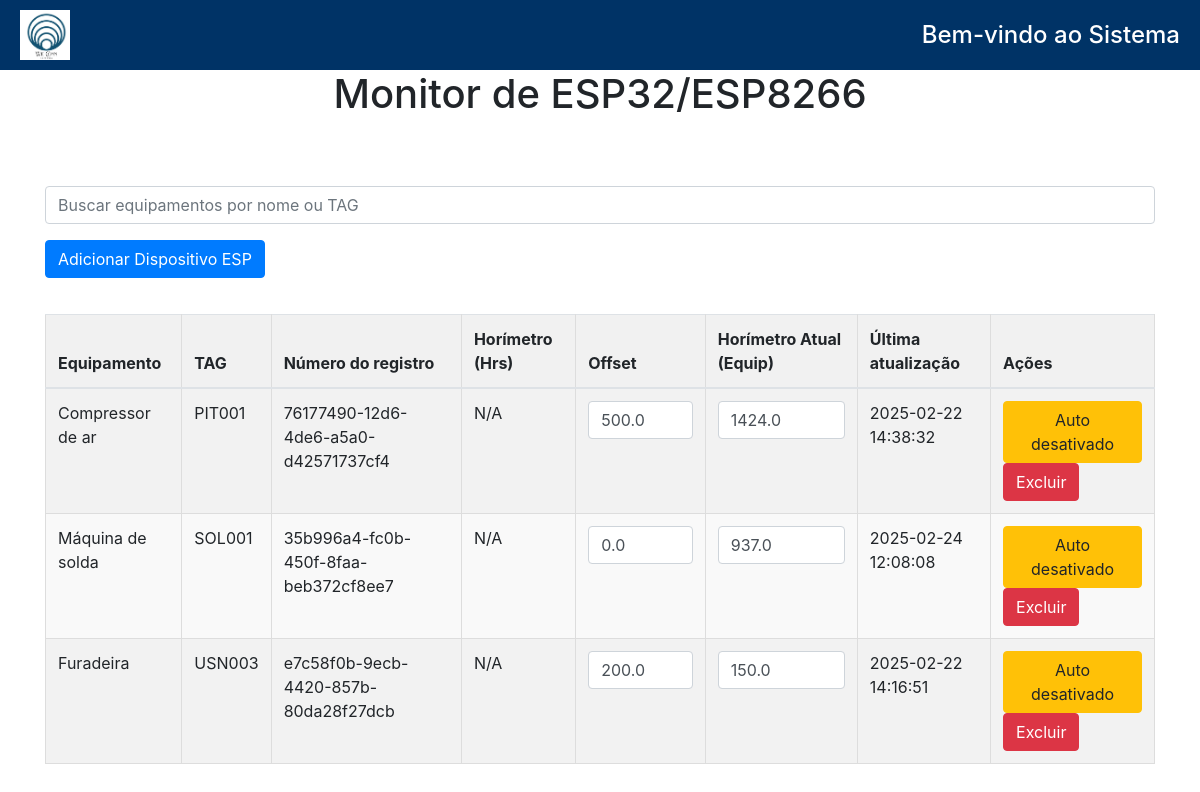
/device_list (signed in), run on the app's committed database.
### monitorESP/models.py (models this page shows, shortened)
class ESP32Device(models.Model):
    registration_number = models.UUIDField(default=uuid.uuid4, unique=True)
    equipamento = models.ForeignKey(
        'CadEquip.Equipamento',
        on_delete=models.CASCADE,
        related_name='esp_devices',
        null=True,
        blank=True
    )
    horimetro = models.FloatField(null=True, blank=True)
    horimetro_offset = models.FloatField(default=0)
    atualizacao_automatica = models.BooleanField(default=False)
    last_update = models.DateTimeField(auto_now=True)

### CadEquip/models.py (models this page shows, shortened)
class Equipamento(models.Model):
    CLASSIFICACAO = [
        ('a', 'A'),
        ('b', 'B'),
        ('c', 'C'),
    ]
    nome = models.CharField(max_length=200)
    tag = models.CharField(max_length=200, unique=True)
    patrimonio = models.CharField(
        max_length=200,
        unique=True,
        blank=True,  # Allow blank values
        null=True   # Allow null values
    )
    modelo = models.CharField(max_length=200)
    fabricante = models.CharField(max_length=200)
    numero_serie = models.CharField(max_length=200, unique=False, blank=True, null=True)
    ano_fabricacao = models.CharField(max_length=200, blank=True, null=True)
    data_criacao = models.DateTimeField(auto_now_add=True)
    setor = models.ForeignKey('gestaoOS.Setor', on_delete=models.CASCADE, related_name='equipamentos')
    local = models.CharField(max_length=150, blank=True, null=True)
    foto = models.ImageField(upload_to='fotos_equipamentos/%Y/%m/%d/', null=True, blank=True)
    fornecedor = models.ForeignKey(
        'CadFornecedor.Fornecedor',  # Relaciona ao modelo Fornecedor do app CadFornecedor
        on_delete=models.SET_NULL,
        related_name='equipamentos',
        null=True,
        blank=True
    )
    manual_operacao = models.FileField(upload_to='manuais/', null=True, blank=True)
    garantia_termino = models.DateField(null=True, blank=True)
    classe = models.CharField(max_length=1, blank=True, null=True)
    ssma = models.CharField(
        max_length=1,
        choices=CLASSIFICACAO,
        default='c',
    )
    qualidade = models.CharField(
        max_length=1,
        choices=CLASSIFICACAO,
        default='c',
    )
    operacao = models.CharField(
        max_length=1,
        choices=CLASSIFICACAO,
        default='c',
    )
    entrega = models.CharField(
        max_length=1,
        choices=CLASSIFICACAO,
        default='c',
    )
    mtbf = models.CharField(
        max_length=1,
        choices=CLASSIFICACAO,
        default='c',
    )
    mttr = models.CharField(
        max_length=1,
        choices=CLASSIFICACAO,
        default='c',
    )
    horimetro_atual = models.FloatField(default=0, help_text="Horas totais de operação do equipamento")
    ultima_atualizacao = models.DateTimeField(null=True, blank=True)
    class Meta:
        verbose_name = 'Equipamento'
        verbose_name_plural = 'Equipamentos'

### monitorESP/views.py (the view, shortened to what this page needs)
# urls.py: path('device_list', views.device_list, name='device_list'),
@login_required
def device_list(request):
    devices = ESP32Device.objects.all().select_related('equipamento')
    equipamentos = Equipamento.objects.exclude(id__in=ESP32Device.objects.values_list('equipamento_id', flat=True))
    return render(request, 'device_list.html', {
        'devices': devices,
        'equipamentos': equipamentos
    })

### monitorESP/templates/device_list.html (shortened to what this page needs)
{% extends 'base.html' %}
{% load static %}
{% block content %}
<head>
    <link href="https://stackpath.bootstrapcdn.com/bootstrap/4.5.2/css/bootstrap.min.css" rel="stylesheet">
</head>
<body>
    <h1 style="text-align: center;">Monitor de ESP32/ESP8266</h1>
    <div class="container mt-5">
        <div class="mb-3">
            <input type="text" id="equipmentTableSearch" class="form-control" placeholder="Buscar equipamentos por nome ou TAG">
        </div>
        <button type="button" class="btn btn-primary mb-3" data-toggle="modal" data-target="#equipmentModal">
            Adicionar Dispositivo ESP
        </button>
        <table class="table table-striped">
            <thead>
                <tr>
                    <th>Equipamento</th>
                    <th>TAG</th>
                    <th>Número do registro</th>
                    <th>Horímetro (Hrs)</th>
                    <th>Offset</th>
                    <th>Horímetro Atual (Equip)</th>
                    <th>Última atualização</th>
                    <th>Ações</th>
                </tr>
            </thead>
            <tbody>
                {% for device in devices %}
                <tr>
                    <td>{{ device.equipamento.nome }}</td>
                    <td>{{ device.equipamento.tag }}</td>
                    <td>{{ device.registration_number }}</td>
                    <td>{{ device.horimetro|floatformat:1|default:"N/A" }}</td>
                    <td>
                        <div class="offset-container">
                            <input type="number" class="offset-input form-control" value="{{ device.horimetro_offset }}"
                                   data-device-id="{{ device.id }}" step="0.1">
                        </div>
                    </td>
                    <td>
                        <input type="number" class="horimetro-atual-input form-control"
                               value="{{ device.equipamento.horimetro_atual|floatformat:1 }}"
                               data-device-id="{{ device.id }}"
                               {% if device.atualizacao_automatica %}disabled{% endif %}>
                    </td>
                    <td>{{ device.last_update|date:"Y-m-d H:i:s" }}</td>
                    <td>
                        <button class="btn toggle-auto {% if device.atualizacao_automatica %}btn-success{% else %}btn-warning{% endif %}"
                                data-device-id="{{ device.id }}">
                            {% if device.atualizacao_automatica %}Auto ativado{% else %}Auto desativado{% endif %}
                        </button>
                        <a href="{% url 'delete_device' device.id %}" class="btn btn-danger delete-btn"
                           onclick="return confirm('Tem certeza que deseja excluir este dispositivo?');">Excluir</a>
                    </td>
                </tr>
                {% endfor %}
            </tbody>
        </table>
    </div>
</body>
{% endblock %}

### gestaoOS/static/css/style.css (style rules this page uses)
body { font-family: Garamond, sans-serif; margin: 0; padding: 0; background-color: #f9f9f9; color: #333; }
.container { padding: 20px; max-width: 800px; margin: 0 auto; }
.btn { padding: 5px 10px; text-decoration: none; border-radius: 4px; transition: background-color 0.3s; }
table { width: 100%; border-collapse: collapse; margin-top: 20px; }
table, th, td { border: 1px solid #ddd; }
th, td { padding: 10px; text-align: left; }
th { background-color: #f1f1f1; }
tr:nth-child(even) { background-color: #f9f9f9; }
input, select, textarea { width: 100%; }

### monitorESP/templates/device_list.html (style rules this page uses)
.offset-container { display: flex; align-items: center; gap: 10px; }

### data on the page
ESP32Device: equipamento.nome "Compressor de ar", equipamento.tag "PIT001", registration_number "76177490-12d6-4de6-a5a0-d42571737cf4", horimetro "N/A", horimetro_offset "500.0", equipamento.horimetro_atual "1424.0", last_update "2025-02-22 14:38:32", atualizacao_automatica "Auto desativado"
ESP32Device: equipamento.nome "Máquina de solda", equipamento.tag "SOL001", registration_number "35b996a4-fc0b-450f-8faa-beb372cf8ee7", horimetro "N/A", horimetro_offset "0.0", equipamento.horimetro_atual "937.0", last_update "2025-02-24 12:08:08", atualizacao_automatica "Auto desativado"
ESP32Device: equipamento.nome "Furadeira", equipamento.tag "USN003", registration_number "e7c58f0b-9ecb-4420-857b-80da28f27dcb", horimetro "N/A", horimetro_offset "200.0", equipamento.horimetro_atual "150.0", last_update "2025-02-22 14:16:51", atualizacao_automatica "Auto desativado"
